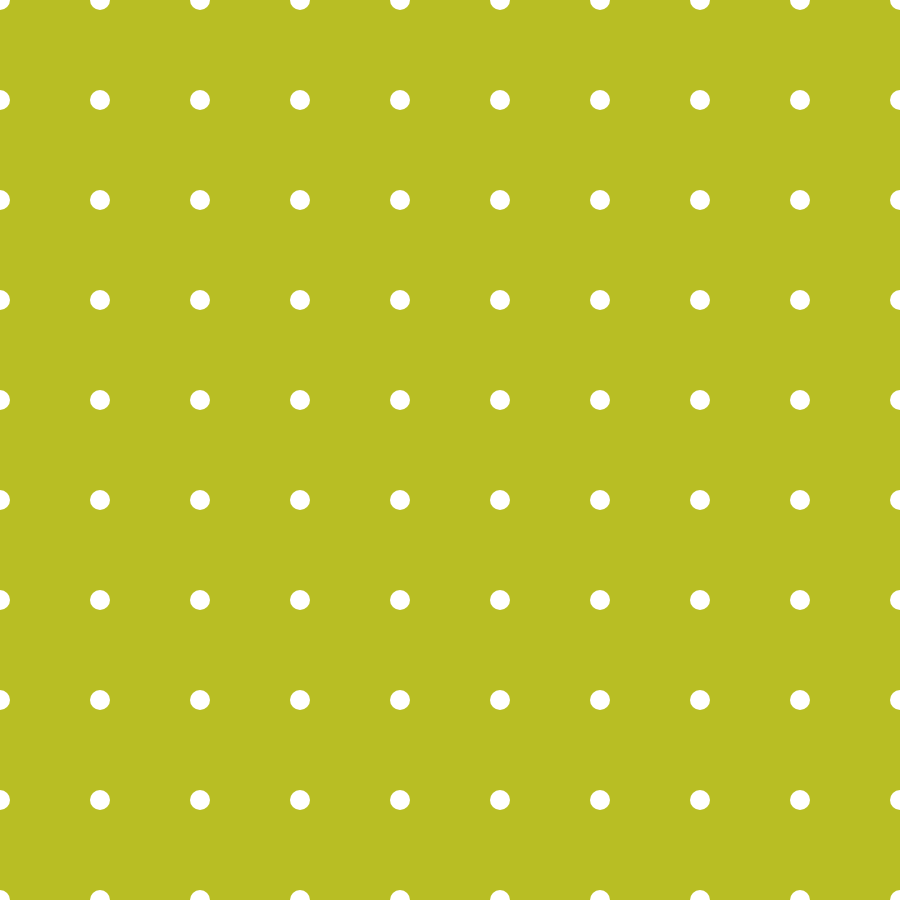
Frame 1 (no input)
Frame 60 (no input): identical to frame 1, image omitted
Frame 120 (the mouse pressed at the canvas centre since frame 60): identical to frame 1, image omitted

The p5.js sketch that drew this single still picture (run headless with seeded random() and noise() and a simulated clock; from frame 60 on, the mouse is pressed at the canvas centre):

// p5.js sketch
// ── sketch.js
let accent = "#B8BE24"; // nice green color

function setup() {
  createCanvas(900, 900);
  noStroke();
}

function draw() {

  background(accent);
  fill("white");

  for (let j = 0; j < 10; j++) {
    for (let i = 0; i < 10; i++) {

      ellipse(i * 100, j * 100, 20, 20);

    }
  }
}
